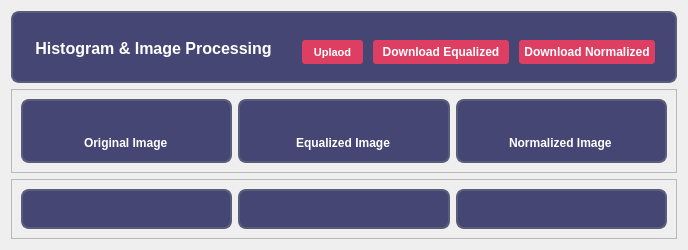
      <widget class="QWidget" name="tab_3">
       <attribute name="title">
        <string>Histograms</string>
       </attribute>
       <layout class="QVBoxLayout" name="verticalLayout_25">
        <item>
         <widget class="QFrame" name="frame_45">
          <property name="maximumSize">
           <size>
            <width>16777215</width>
            <height>100</height>
           </size>
          </property>
          <property name="styleSheet">
           <string notr="true">background-color:#454674;
border-radius:8px;
border : 2px solid #5A5D7A; </string>
          </property>
          <property name="frameShape">
           <enum>QFrame::StyledPanel</enum>
          </property>
          <property name="frameShadow">
           <enum>QFrame::Raised</enum>
          </property>
          <layout class="QHBoxLayout" name="horizontalLayout_12" stretch="4,1">
           <item>
            <widget class="QFrame" name="frame_46">
             <property name="minimumSize">
              <size>
               <width>0</width>
               <height>50</height>
              </size>
             </property>
             <property name="styleSheet">
              <string notr="true">border : 2px solid #454674; </string>
             </property>
             <property name="frameShape">
              <enum>QFrame::StyledPanel</enum>
             </property>
             <property name="frameShadow">
              <enum>QFrame::Raised</enum>
             </property>
             <layout class="QVBoxLayout" name="verticalLayout_27">
              <item>
               <widget class="QLabel" name="label_57">
                <property name="minimumSize">
                 <size>
                  <width>0</width>
                  <height>30</height>
                 </size>
                </property>
                <property name="font">
                 <font>
                  <pointsize>12</pointsize>
                  <weight>75</weight>
                  <bold>true</bold>
                 </font>
                </property>
                <property name="styleSheet">
                 <string notr="true">color:white;
</string>
                </property>
                <property name="text">
                 <string>Histogram &amp; Image Processing</string>
                </property>
                <property name="alignment">
                 <set>Qt::AlignCenter</set>
                </property>
               </widget>
              </item>
             </layout>
            </widget>
           </item>
           <item>
            <widget class="QFrame" name="frame_47">
             <property name="minimumSize">
              <size>
               <width>0</width>
               <height>40</height>
              </size>
             </property>
             <property name="maximumSize">
              <size>
               <width>16777215</width>
               <height>40</height>
              </size>
             </property>
             <property name="styleSheet">
              <string notr="true">margin-top:0px;
border : 2px solid #454674; </string>
             </property>
             <property name="frameShape">
              <enum>QFrame::StyledPanel</enum>
             </property>
             <property name="frameShadow">
              <enum>QFrame::Raised</enum>
             </property>
             <layout class="QHBoxLayout" name="horizontalLayout_11">
              <property name="leftMargin">
               <number>7</number>
              </property>
              <property name="rightMargin">
               <number>7</number>
              </property>
              <item>
               <widget class="QPushButton" name="upload_button_2">
                <property name="minimumSize">
                 <size>
                  <width>65</width>
                  <height>28</height>
                 </size>
                </property>
                <property name="maximumSize">
                 <size>
                  <width>100</width>
                  <height>16777215</height>
                 </size>
                </property>
                <property name="font">
                 <font>
                  <pointsize>8</pointsize>
                  <weight>75</weight>
                  <bold>true</bold>
                 </font>
                </property>
                <property name="styleSheet">
                 <string notr="true">background-color: #DE3E62;
border-radius: 5px;
color:white;

</string>
                </property>
                <property name="text">
                 <string>Uplaod</string>
                </property>
               </widget>
              </item>
              <item>
               <widget class="QPushButton" name="download_equalizer">
                <property name="minimumSize">
                 <size>
                  <width>140</width>
                  <height>28</height>
                 </size>
                </property>
                <property name="maximumSize">
                 <size>
                  <width>100</width>
                  <height>16777215</height>
                 </size>
                </property>
                <property name="font">
                 <font>
                  <weight>75</weight>
                  <bold>true</bold>
                 </font>
                </property>
                <property name="styleSheet">
                 <string notr="true">background-color: #DE3E62;
border-radius: 5px;
color:white;
</string>
                </property>
                <property name="text">
                 <string>Download Equalized</string>
                </property>
               </widget>
              </item>
              <item>
               <widget class="QPushButton" name="download_normalized">
                <property name="minimumSize">
                 <size>
                  <width>140</width>
                  <height>28</height>
                 </size>
                </property>
                <property name="maximumSize">
                 <size>
                  <width>100</width>
                  <height>16777215</height>
                 </size>
                </property>
                <property name="font">
                 <font>
                  <weight>75</weight>
                  <bold>true</bold>
                 </font>
                </property>
                <property name="styleSheet">
                 <string notr="true">background-color: #DE3E62;
border-radius: 5px;
color:white;
</string>
                </property>
                <property name="text">
                 <string>Download Normalized</string>
                </property>
               </widget>
              </item>
             </layout>
            </widget>
           </item>
          </layout>
         </widget>
        </item>
        <item>
         <widget class="QFrame" name="frame_40">
          <property name="frameShape">
           <enum>QFrame::StyledPanel</enum>
          </property>
          <property name="frameShadow">
           <enum>QFrame::Raised</enum>
          </property>
          <layout class="QHBoxLayout" name="horizontalLayout_9">
           <item>
            <widget class="QFrame" name="frame_37">
             <property name="styleSheet">
              <string notr="true">background-color:#454674;
border-radius:8px;
border : 2px solid #5A5D7A; </string>
             </property>
             <property name="frameShape">
              <enum>QFrame::StyledPanel</enum>
             </property>
             <property name="frameShadow">
              <enum>QFrame::Raised</enum>
             </property>
             <layout class="QVBoxLayout" name="verticalLayout_19">
              <item>
               <widget class="QLabel" name="histogramOriginal_image">
                <property name="styleSheet">
                 <string notr="true">border : 2px solid #454674; </string>
                </property>
                <property name="text">
                 <string/>
                </property>
               </widget>
              </item>
              <item alignment="Qt::AlignHCenter">
               <widget class="QLabel" name="label_46">
                <property name="maximumSize">
                 <size>
                  <width>300</width>
                  <height>30</height>
                 </size>
                </property>
                <property name="font">
                 <font>
                  <pointsize>9</pointsize>
                  <weight>75</weight>
                  <bold>true</bold>
                 </font>
                </property>
                <property name="styleSheet">
                 <string notr="true">color:white;
background-color:#454674;
border : 2px solid #454674; </string>
                </property>
                <property name="text">
                 <string>Original Image</string>
                </property>
               </widget>
              </item>
             </layout>
            </widget>
           </item>
           <item>
            <widget class="QFrame" name="frame_38">
             <property name="styleSheet">
              <string notr="true">background-color:#454674;
border-radius:8px;
border : 2px solid #5A5D7A; </string>
             </property>
             <property name="frameShape">
              <enum>QFrame::StyledPanel</enum>
             </property>
             <property name="frameShadow">
              <enum>QFrame::Raised</enum>
             </property>
             <layout class="QVBoxLayout" name="verticalLayout_20">
              <item>
               <widget class="QLabel" name="equalized_image">
                <property name="styleSheet">
                 <string notr="true">border : 2px solid #454674; </string>
                </property>
                <property name="text">
                 <string/>
                </property>
               </widget>
              </item>
              <item alignment="Qt::AlignHCenter">
               <widget class="QLabel" name="label_48">
                <property name="maximumSize">
                 <size>
                  <width>300</width>
                  <height>30</height>
                 </size>
                </property>
                <property name="font">
                 <font>
                  <pointsize>9</pointsize>
                  <weight>75</weight>
                  <bold>true</bold>
                 </font>
                </property>
                <property name="styleSheet">
                 <string notr="true">color:white;
border : 2px solid #454674; </string>
                </property>
                <property name="text">
                 <string>Equalized Image</string>
                </property>
               </widget>
              </item>
             </layout>
            </widget>
           </item>
           <item>
            <widget class="QFrame" name="frame_39">
             <property name="styleSheet">
              <string notr="true">background-color:#454674;
border-radius:8px;
border : 2px solid #5A5D7A; </string>
             </property>
             <property name="frameShape">
              <enum>QFrame::StyledPanel</enum>
             </property>
             <property name="frameShadow">
              <enum>QFrame::Raised</enum>
             </property>
             <layout class="QVBoxLayout" name="verticalLayout_21">
              <item>
               <widget class="QLabel" name="normalized_image">
                <property name="styleSheet">
                 <string notr="true">border : 2px solid #454674; </string>
                </property>
                <property name="text">
                 <string/>
                </property>
               </widget>
              </item>
              <item alignment="Qt::AlignHCenter">
               <widget class="QLabel" name="label_50">
                <property name="maximumSize">
                 <size>
                  <width>300</width>
                  <height>30</height>
                 </size>
                </property>
                <property name="font">
                 <font>
                  <pointsize>9</pointsize>
                  <weight>75</weight>
                  <bold>true</bold>
                 </font>
                </property>
                <property name="styleSheet">
                 <string notr="true">color:white;
border : 2px solid #454674; </string>
                </property>
                <property name="text">
                 <string>Normalized Image</string>
                </property>
               </widget>
              </item>
             </layout>
            </widget>
           </item>
          </layout>
         </widget>
        </item>
        <item>
         <widget class="QFrame" name="frame_41">
          <property name="frameShape">
           <enum>QFrame::StyledPanel</enum>
          </property>
          <property name="frameShadow">
           <enum>QFrame::Raised</enum>
          </property>
          <layout class="QHBoxLayout" name="horizontalLayout_10">
           <item>
            <widget class="QFrame" name="frame_42">
             <property name="styleSheet">
              <string notr="true">background-color:#454674;
border-radius:8px;
border : 2px solid #5A5D7A; </string>
             </property>
             <property name="frameShape">
              <enum>QFrame::StyledPanel</enum>
             </property>
             <property name="frameShadow">
              <enum>QFrame::Raised</enum>
             </property>
             <layout class="QVBoxLayout" name="verticalLayout_22">
              <item>
               <widget class="QLabel" name="label_51">
                <property name="styleSheet">
                 <string notr="true">border : 2px solid #454674; </string>
                </property>
                <property name="text">
                 <string/>
                </property>
               </widget>
              </item>
             </layout>
            </widget>
           </item>
           <item>
            <widget class="QFrame" name="frame_43">
             <property name="styleSheet">
              <string notr="true">background-color:#454674;
border-radius:8px;
border : 2px solid #5A5D7A; </string>
             </property>
             <property name="frameShape">
              <enum>QFrame::StyledPanel</enum>
             </property>
             <property name="frameShadow">
              <enum>QFrame::Raised</enum>
             </property>
             <layout class="QVBoxLayout" name="verticalLayout_23">
              <item>
               <widget class="QLabel" name="label_53">
                <property name="styleSheet">
                 <string notr="true">border : 2px solid #454674; </string>
                </property>
                <property name="text">
                 <string/>
                </property>
               </widget>
              </item>
             </layout>
            </widget>
           </item>
           <item>
            <widget class="QFrame" name="frame_44">
             <property name="styleSheet">
              <string notr="true">background-color:#454674;
border-radius:8px;
border : 2px solid #5A5D7A; </string>
             </property>
             <property name="frameShape">
              <enum>QFrame::StyledPanel</enum>
             </property>
             <property name="frameShadow">
              <enum>QFrame::Raised</enum>
             </property>
             <layout class="QVBoxLayout" name="verticalLayout_24">
              <item>
               <widget class="QLabel" name="label_55">
                <property name="styleSheet">
                 <string notr="true">border : 2px solid #454674; </string>
                </property>
                <property name="text">
                 <string/>
                </property>
               </widget>
              </item>
             </layout>
            </widget>
           </item>
          </layout>
         </widget>
        </item>
       </layout>
      </widget>
